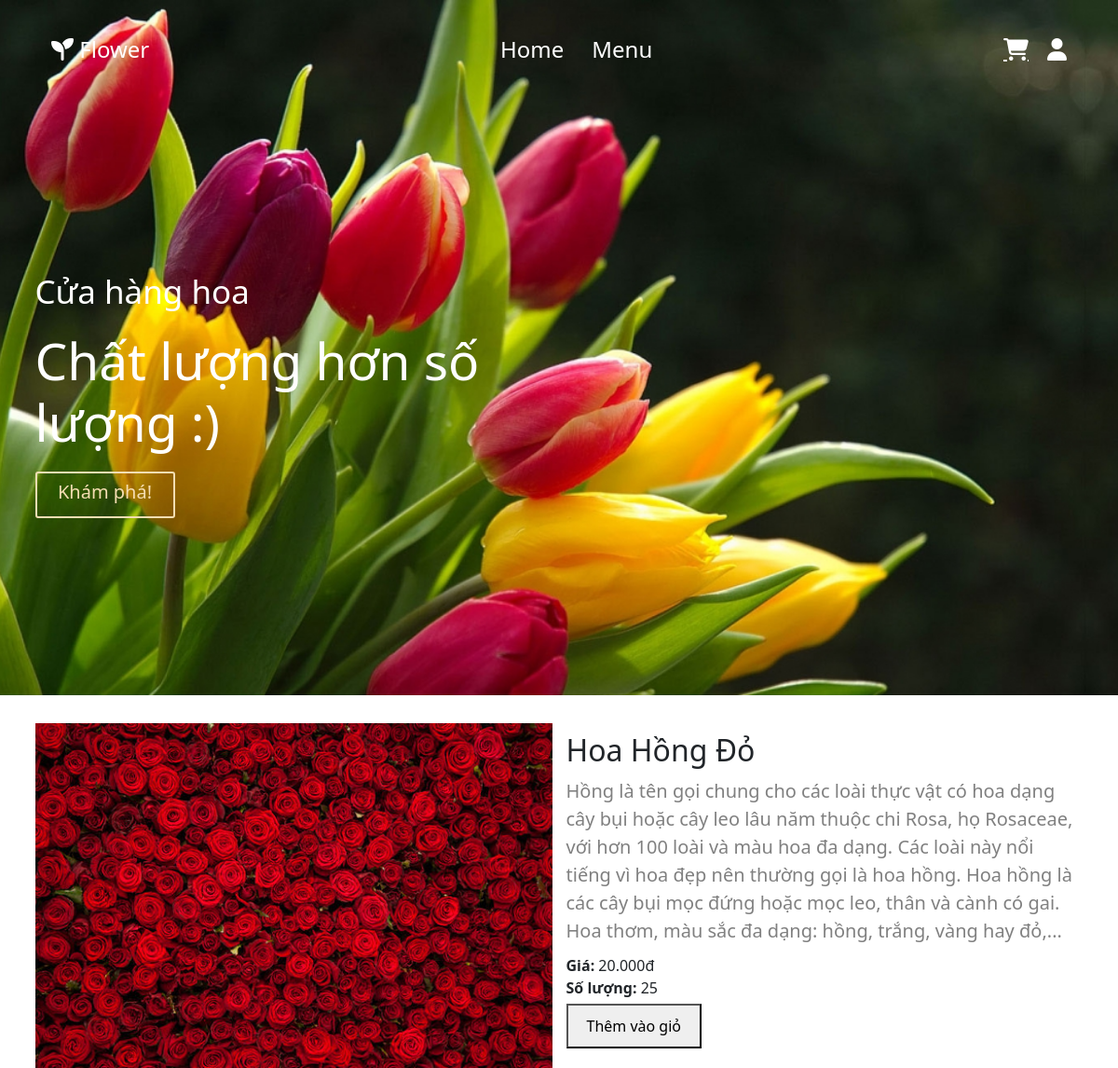
/myhome/flower_detail/1, run on an earlier commit of the app's database.
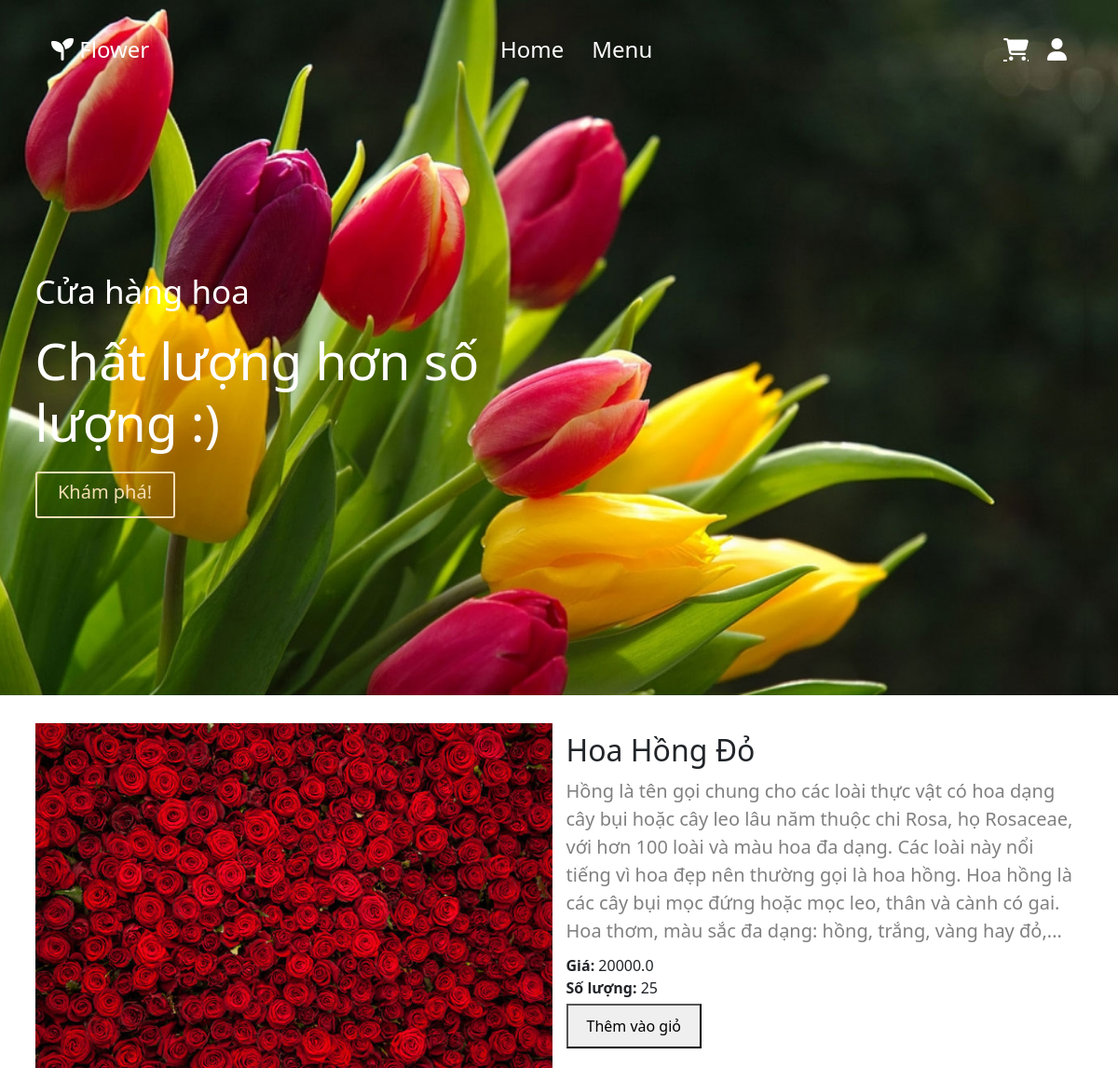
And on a later commit of the database.
### myhome/models.py (models this page shows)
class flowers (models.Model):
    ms = models.CharField(max_length=100)
    name= models.TextField()
    price = models.FloatField()
    image = models.ImageField(null=True)
    description = models.TextField()
    number = models.IntegerField()

### myhome/views.py (the view)
# urls.py: path('/flower_detail/<int:id>',views.flower_detail),
def flower_detail(request, id):
    Flower = flowers.objects.get(id=id)
    return render(request, 'nguoidung/detail_flower.html', {'flower':Flower})

### myhome/templates/nguoidung/detail_flower.html (shortened to what this page needs)
{% extends "nguoidung/base.html" %}
{% block content%}
<section id="about" class="about mt-5">
    <div class="container">
        <div class="row">
            <div class="col-12 col-md-6">
                <img src="{{flower.image.url}}" width="100%" class="img-fluid">
            </div>
            <div class="col-12 col-md-6 about-description">
                <h1>{{flower.name}}</h1>
                <p>{{flower.description}}</p>
                <div class="price" style="font-size: 16px;">
                    <strong>Giá: </strong> <span>{{flower.price}}</span>
                </div>
                <div class="number" style="font-size: 16px;">
                    <strong>Số lượng: </strong> <span>{{flower.number}}</span>
                </div>
                <button style="padding: 10px 20px; font-size: 16px; margin: 5px 0;">Thêm vào giỏ</button>
            </div>
        </div>
    </div>
</section>
{% endblock %}

What changed in the data, as far as the page shows it:
changed flowers "Hoa Hồng Đỏ": price "20.000đ" → "20000.0"
